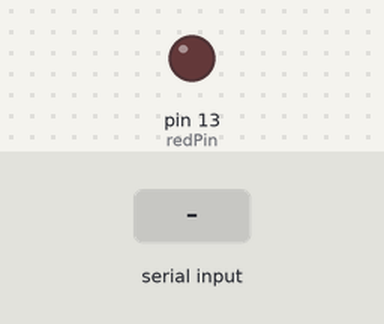
Recording of a sketch running on a simulated Arduino Uno, built with avr-gcc and run on an emulated ATmega328P. Shown: output pins drawn as LEDs (lit = HIGH). The test bench sets the inputs (shaded band).

Above: at 1.2 s.
1.3 s: "1" received over Serial
At 1.8 s:
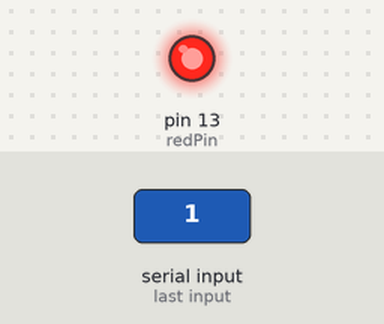
Timing chart, 0 to 4.3 s (numbered marks = the images above; inputs shaded):
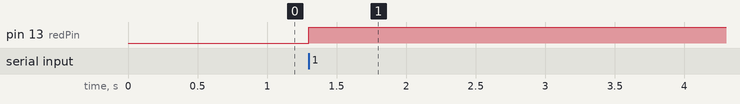

Measured:
- after the input at 1.3 s, pin 13 (redPin): LOW → HIGH at once

The sketch:

LEDBlink.ino
```cpp
const int redPin   = 13;
bool    ledState  = false;

void setup() {
  Serial.begin(9600);
  pinMode(redPin, OUTPUT);
  digitalWrite(redPin, LOW);
}

void loop() {
  if (Serial.available() > 0) {
    char c = Serial.read();

    // if it's '1', flip the LED state
    if (c == '1') {
      ledState = !ledState;
      digitalWrite(redPin, ledState ? HIGH : LOW);
    }
  }
}
```
